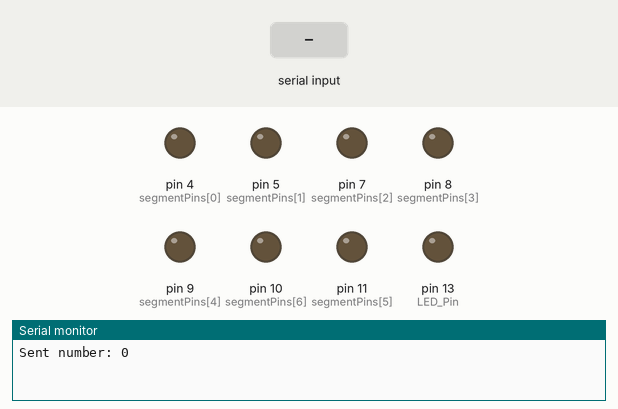
This sketch was run on a simulated Arduino Uno, built with avr-gcc and run on an emulated ATmega328P. Parts: output pins drawn as LEDs (lit = HIGH), the last lines printed to the serial monitor. Dashed ring = blinking. The inputs (shaded band) are chosen by the test bench. Random numbers use the default seed unless the sketch sets one.

Above: at 1.2 s.
1.3 s: "Y" received over the second serial link
At 1.4 s:
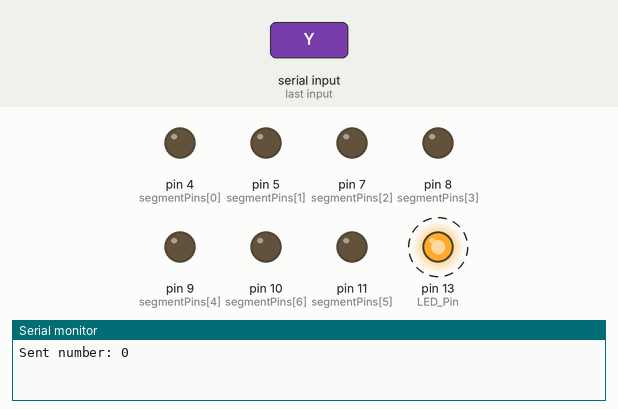
3.4 s: "1" received over the second serial link
At 4.2 s:
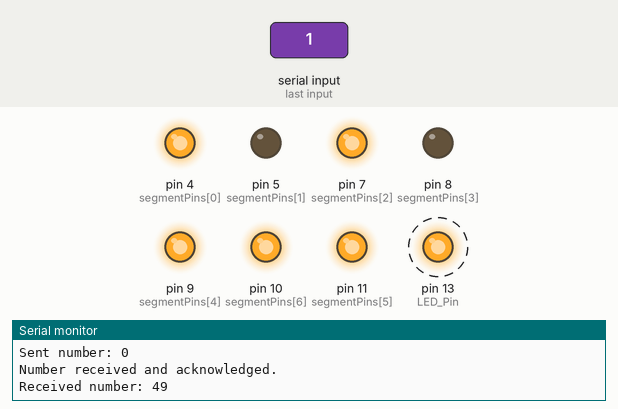
At 5.2 s:
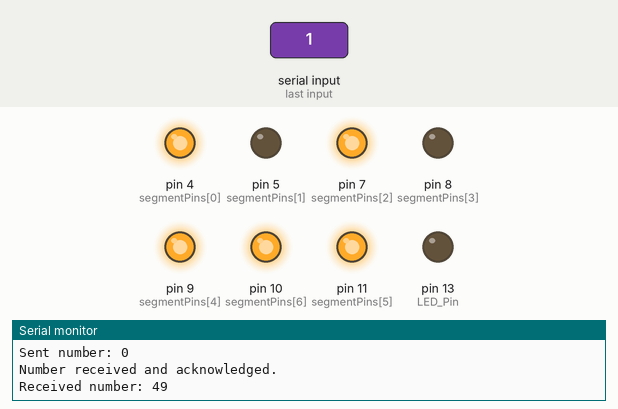
Timing chart, 0 to 6.7 s (numbered marks = the images above; inputs shaded):
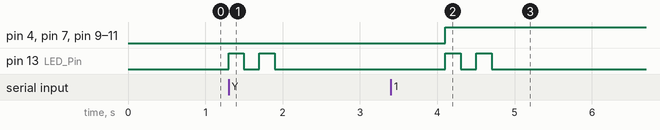

The sketch:

2.ino
```cpp
#include <SoftwareSerial.h>

SoftwareSerial mySerial(0, 1);  // RX, TX
int LED_Pin = 13;
int randomNumber;
bool isMyTurn = true;  // 控制是否該傳送亂數的標誌

// 宣告 7 段顯示器的腳位對應 a, b, c, d, e, f, g 段
int segmentPins[7] = {4, 5, 7, 8, 9, 11, 10};  // a, b, c, d, e, f, g 腳位

// 每個數字對應的段位狀態 (1 表示亮, 0 表示暗)
// 從 0 到 15 對應的顯示數字或字母
byte numberPatterns[16] = {
    // g f e d c b a
    0b00111111,  // 0
    0b00000110,  // 1
    0b01011011,  // 2
    0b01001111,  // 3
    0b01100110,  // 4
    0b01101101,  // 5
    0b01111101,  // 6
    0b00000111,  // 7
    0b01111111,  // 8
    0b01101111,  // 9
    0b01110111,  // A
    0b01111100,  // b
    0b00111001,  // C
    0b01011110,  // d
    0b01111001,  // E
    0b01110001   // F
};

// 初始化 7 段顯示器的腳位
void setupDisplay() {
    for (int i = 0; i < 7; i++) {
        pinMode(segmentPins[i], OUTPUT);
    }
}

// 顯示數字的函式，控制 7 段顯示器的每個段位
void displayNumber(int number) {
    byte pattern = numberPatterns[number];  // 取出對應數字的段位模式
    for (int i = 0; i < 7; i++) {
        digitalWrite(segmentPins[i],
                     (pattern >> i) & 0x01);  // 根據模式亮起對應段位
    }
}

void LED_blink() {
    digitalWrite(LED_Pin, HIGH);
    delay(200);
    digitalWrite(LED_Pin, LOW);
    delay(200);
}

void setup() {
    pinMode(LED_Pin, OUTPUT);
    Serial.begin(9600);
    mySerial.begin(4800);
    randomSeed(analogRead(0));  // 使用未連接的腳位來產生亂數種子
    setupDisplay();
}

void loop() {
    if (isMyTurn) {
        // 產生亂數並傳送給對方
        randomNumber = random(0, 16);  // 產生 0-15 之間的亂數
        mySerial.write(randomNumber);  // 傳送亂數
        Serial.print("Sent number: ");
        Serial.println(randomNumber);  // 在監看視窗顯示傳送的數字

        // 等待對方回傳確認訊號 'Y'
        while (!mySerial.available()) {
        }

        if (mySerial.read() == 'Y') {
            LED_blink();
            LED_blink();
            Serial.println("Number received and acknowledged.");
        }
        isMyTurn = false;  // 結束自己的回合，輪到對方
    } else {
        // 接收對方傳來的亂數並顯示
        while (!mySerial.available()) {
        }                                // 等待接收亂數
        randomNumber = mySerial.read();  // 讀取接收到的亂數
        Serial.print("Received number: ");
        Serial.println(randomNumber);  // 在監看視窗顯示接收的數字

        // 顯示亂數在 7 段顯示器上
        displayNumber(randomNumber);

        // 回傳確認訊號 'Y'
        mySerial.write('Y');

        LED_blink();
        LED_blink();      // 讓 LED 閃爍
        isMyTurn = true;  // 完成接收後，輪到自己傳送
    }

    delay(2000);  // 兩秒間隔
}
```

Measured:
- after the input at 1.3 s, pin 13 (LED_Pin): alternates HIGH for 0.20 s and LOW for 0.20 s, 4 changes in all, then stays LOW, starting at once
- after the input at 3.4 s, pin 4 (segmentPins[0]), pin 7 (segmentPins[2]), pin 9 (segmentPins[4]), pin 10 (segmentPins[6]), pin 11 (segmentPins[5]): LOW → HIGH after 0.70 s; pin 13 (LED_Pin): alternates HIGH for 0.20 s and LOW for 0.20 s, 4 changes in all, then stays LOW, starting after 0.70 s
